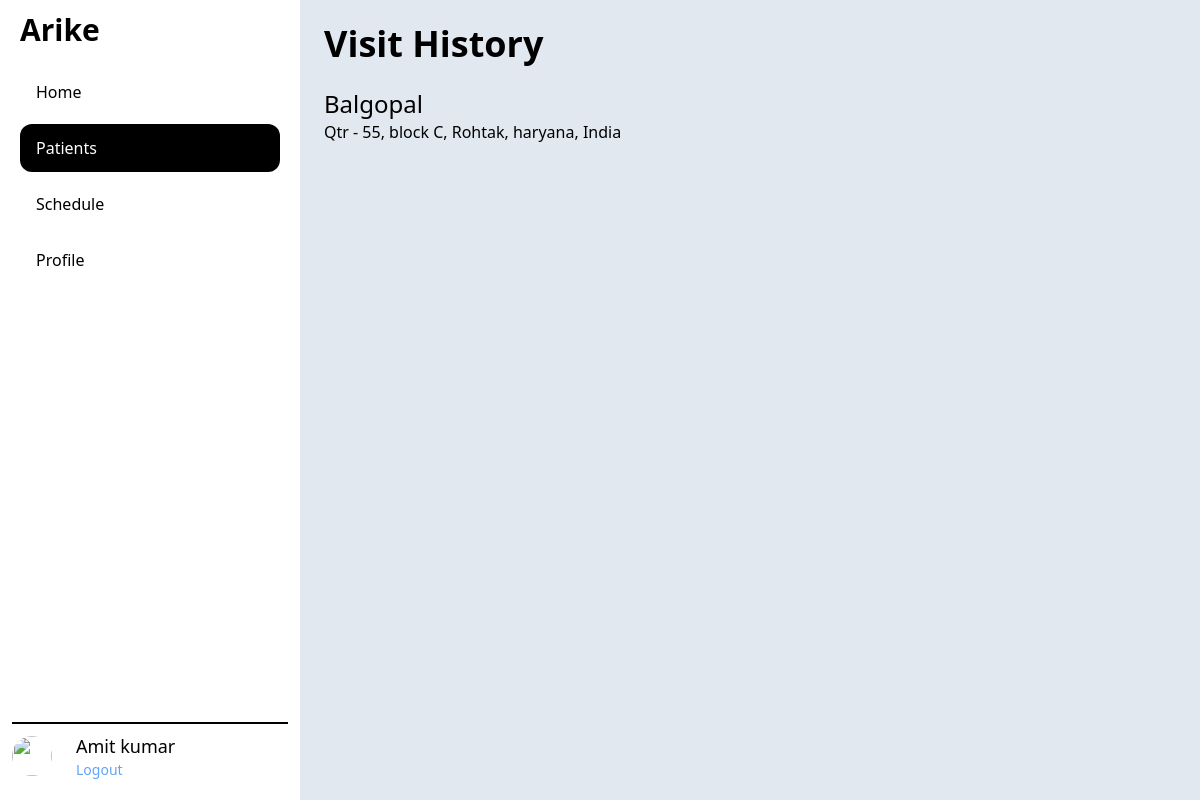
Before: /patient/2/visit/ (signed in) with the older database file.
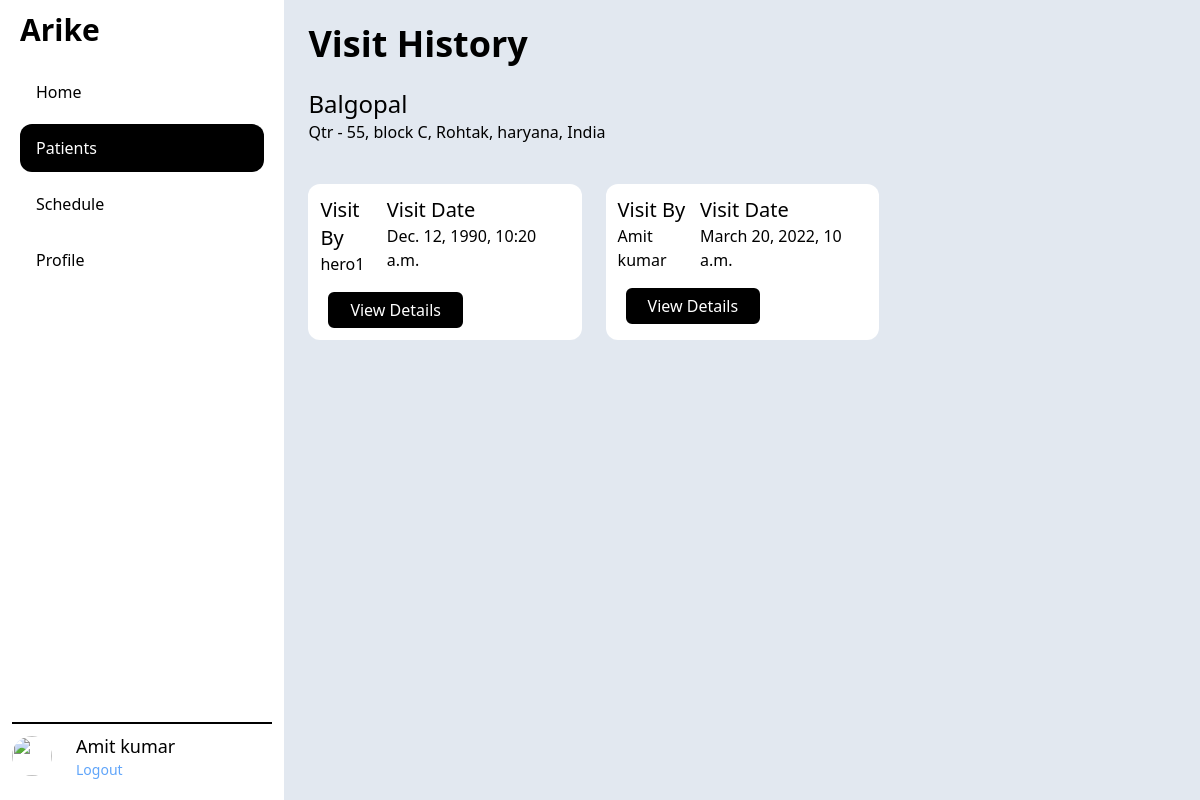
After: the same page with the newer database file.
### patient/models.py (models this page shows, shortened)
class VisitSchedule(models.Model):
    visit_time = models.DateTimeField()
    duration = models.IntegerField()
    visit_completed = models.BooleanField(default=False)
    patient = models.ForeignKey(Patient, on_delete=models.CASCADE)
    nurse = models.ForeignKey(AppUser, on_delete=models.CASCADE)

### app_admin/models.py (models this page shows)
class AppUser(AbstractBaseUser, PermissionsMixin):
    fullname = models.CharField(max_length=TEXT_LENGTH, blank=True)
    role = models.CharField(choices=ROLE_CHOICES,
                            max_length=TEXT_LENGTH, default=ROLE_CHOICES[0][0])
    email = models.EmailField(unique=True)
    phone = models.IntegerField(blank=True, null=True)
    is_verified = models.BooleanField(default=False)
    district = models.ForeignKey(
        District, on_delete=models.CASCADE, blank=True, null=True)
    facility = models.ForeignKey(
        Facility, on_delete=models.CASCADE, blank=True, null=True)
    is_staff = models.BooleanField(default=False)
    is_active = models.BooleanField(default=True)
    is_superuser = models.BooleanField(default=False)
    USERNAME_FIELD = "email"
    REQUIRED_FIELDS = []
    objects = AppUserManager()

### patient/views.py (the view)
# urls.py: path('<int:patient_id>/visit/',views.PatientVisitListView.as_view(), name="patientvisit_list"),
class PatientVisitListView(generic.ListView):
    model = VisitSchedule
    context_object_name = "patientvisit_list"
    template_name = "patient/patientvisit_list.html"
    def get_context_data(self, **kwargs):
        context = super().get_context_data(**kwargs)
        patient_id = self.kwargs["patient_id"]
        context["patient"] = Patient.objects.get(pk=patient_id)
        return context
    def get_queryset(self):
        patient_id = self.kwargs["patient_id"]
        return VisitSchedule.objects.filter(patient__pk=patient_id)

### patient/templates/patient/patientvisit_list.html
{% extends "base.html" %}
{% block content %}
    <div class="flex justify-between items-center">
        <h1 class="text-4xl font-bold">Visit History</h1>
    </div>
    <section class="mt-6">
        <h2 class="text-2xl font-medium">{{patient.full_name}}</h2>
        <p>{{patient.address}}</p>
    </section>
    <section class="mt-10">
        <ul class="grid grid-cols-2 md:grid-cols-3 gap-6">
            {% for visit in patientvisit_list %}
                <li>
                    <div class="h-full p-3 bg-white rounded-xl">
                        <div class="flex justify-around">
                            <div>
                                <h3 class="text-xl font-medium">Visit By</h3>
                                <p>{{visit.nurse.fullname}}</p>
                            </div>
                            <div>
                                <h3 class="text-xl font-medium">Visit Date</h3>
                                <p>{{visit.visit_time}}</p>
                            </div>
                        </div>
                        <div class="mt-4 ml-2 flex gap-2">
                            <a href="{% url 'patient:patientvisit_detail' patient.id visit.id %}">
                                <span class="inline-block rounded-md border-2 border-black cursor-pointer px-5 py-1 bg-black text-white">View Details</span>
                            </a>
                        </div>
                    </div>
                </li>
            {% endfor %}
        </ul>
    </section>
{% endblock %}

Changed rows visible on the page:
added VisitSchedule: nurse.fullname "hero1", visit_time "Dec. 12, 1990, 10:20 a.m."
added VisitSchedule: nurse.fullname "Amit kumar", visit_time "March 20, 2022, 10 a.m."
